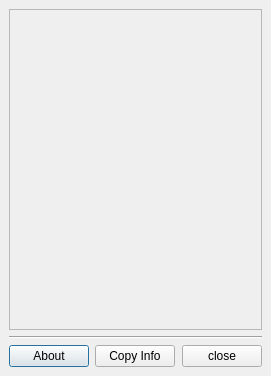
<?xml version="1.0" encoding="UTF-8"?>
<ui version="4.0">
 <class>AboutDialog</class>
 <widget class="QDialog" name="AboutDialog">
  <property name="geometry">
   <rect>
    <x>0</x>
    <y>0</y>
    <width>271</width>
    <height>376</height>
   </rect>
  </property>
  <property name="sizePolicy">
   <sizepolicy hsizetype="Fixed" vsizetype="Fixed">
    <horstretch>0</horstretch>
    <verstretch>0</verstretch>
   </sizepolicy>
  </property>
  <property name="windowTitle">
   <string>About RetroShare</string>
  </property>
  <property name="modal">
   <bool>true</bool>
  </property>
  <layout class="QVBoxLayout" name="verticalLayout">
   <property name="leftMargin">
    <number>9</number>
   </property>
   <property name="topMargin">
    <number>9</number>
   </property>
   <property name="rightMargin">
    <number>9</number>
   </property>
   <property name="bottomMargin">
    <number>9</number>
   </property>
   <item>
    <widget class="QFrame" name="frame">
     <property name="frameShape">
      <enum>QFrame::StyledPanel</enum>
     </property>
     <property name="frameShadow">
      <enum>QFrame::Raised</enum>
     </property>
    </widget>
   </item>
   <item>
    <widget class="Line" name="line">
     <property name="orientation">
      <enum>Qt::Horizontal</enum>
     </property>
    </widget>
   </item>
   <item>
    <layout class="QHBoxLayout" name="horizontalLayout">
     <item>
      <widget class="QPushButton" name="help_button">
       <property name="text">
        <string>About</string>
       </property>
      </widget>
     </item>
     <item>
      <widget class="QPushButton" name="copy_button">
       <property name="text">
        <string>Copy Info</string>
       </property>
       <property name="icon">
        <iconset resource="images.qrc">
         <normaloff>:/images/copy.png</normaloff>:/images/copy.png</iconset>
       </property>
      </widget>
     </item>
     <item>
      <spacer name="horizontalSpacer">
       <property name="orientation">
        <enum>Qt::Horizontal</enum>
       </property>
       <property name="sizeHint" stdset="0">
        <size>
         <width>40</width>
         <height>20</height>
        </size>
       </property>
      </spacer>
     </item>
     <item>
      <widget class="QPushButton" name="close_button">
       <property name="text">
        <string>close</string>
       </property>
      </widget>
     </item>
    </layout>
   </item>
  </layout>
 </widget>
 <resources>
  <include location="images.qrc"/>
 </resources>
 <connections>
  <connection>
   <sender>close_button</sender>
   <signal>clicked()</signal>
   <receiver>AboutDialog</receiver>
   <slot>reject()</slot>
   <hints>
    <hint type="sourcelabel">
     <x>243</x>
     <y>281</y>
    </hint>
    <hint type="destinationlabel">
     <x>145</x>
     <y>187</y>
    </hint>
   </hints>
  </connection>
 </connections>
</ui>
